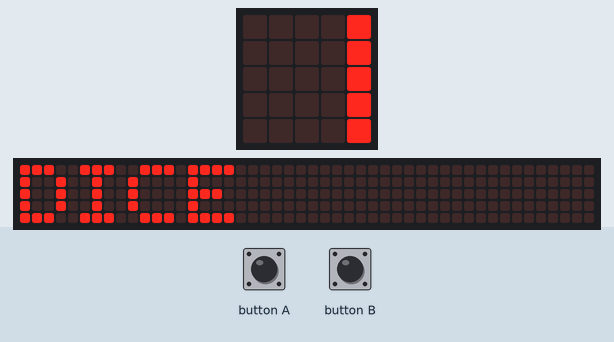
This program was run on a simulated BBC micro:bit running MicroPython. On the bench: the board's 5×5 LED display, a strip that is not on the board, showing the scrolling text unrolled. Inputs (shaded band) come from the test bench. Random numbers come from a fixed seed; the 48×5 strip is a reading aid, not a part: it shows the text the display is scrolling, unrolled, one strip-width of it at a time.

Above: at 0.07 s.
At 1.27 s:
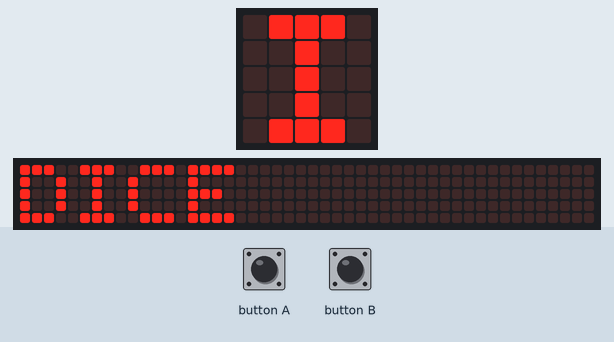
1.3 s: button A pressed for 3 s
At 3.52 s:
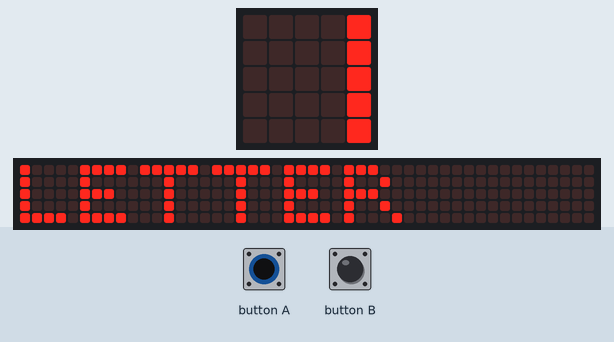

The program:

microbit_menu-v0.1.py
```python
'''
	MicrobitMenu v0.1

	Author: aztec1337
	Github: https://github.com/aztec1337/microbit-menu/

	Licensed under the GNU General Public License Version 3 (GNU GPL v3),
	available at: http://www.gnu.org/licenses/gpl-3.0.txt
'''
from microbit import *
import random

menu = 0

while True:
	if menu == 0:
		display.scroll("DICE")
		if button_b.is_pressed():
			display.show(random.randint(1, 6)) #Random int between 1 and 6
	elif menu == 1:
		display.scroll("LETTER")
		if button_b.is_pressed():
			letters = ["a", "b", "c", "d", "e", "f", "g", "h", "i", "j", "k", "l", "m", "n", "o", "p", "q", "r", "s", "t", "u", "v", "w", "x", "y", "z"]
			display.show(random.choice(letters)) #Choose random of alphabet
	if button_a.is_pressed():
		menu ^= 1 #If 0 set 1; if 1 set 0
```
